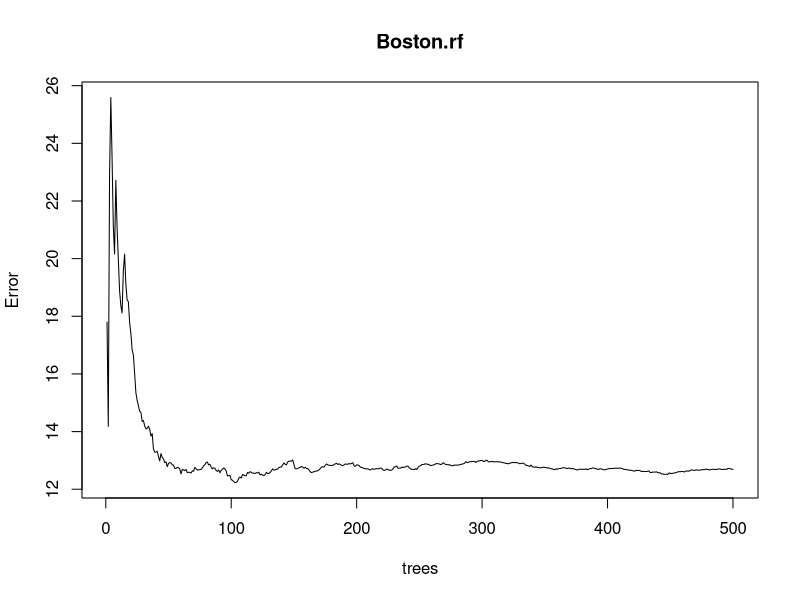

This chart was generated by the following R code:
require(randomForest)
require(MASS)#Package which contains the Boston housing dataset
attach(Boston)
set.seed(101)
dim(Boston)
train=sample(1:nrow(Boston),300)
Boston.rf=randomForest(medv ~ . , data = Boston , subset = train)
Boston.rf
plot(Boston.rf)


oob.err=double(13)
test.err=double(13)

#mtry is no of Variables randomly chosen at each split
for(mtry in 1:13) 
{
  rf=randomForest(medv ~ . , data = Boston , subset = train,mtry=mtry,ntree=400) 
  oob.err[mtry] = rf$mse[400] #Error of all Trees fitted
  
  pred<-predict(rf,Boston[-train,]) #Predictions on Test Set for each Tree
  test.err[mtry]= with(Boston[-train,], mean( (medv - pred)^2)) #Mean Squared Test Error
  
  cat(mtry," ") #printing the output to the console
  
}